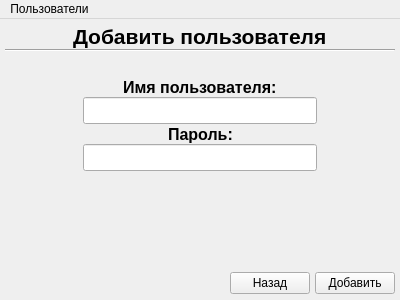
<?xml version="1.0" encoding="UTF-8"?>
<ui version="4.0">
 <class>auth</class>
 <widget class="QMainWindow" name="auth">
  <property name="geometry">
   <rect>
    <x>0</x>
    <y>0</y>
    <width>400</width>
    <height>300</height>
   </rect>
  </property>
  <property name="minimumSize">
   <size>
    <width>400</width>
    <height>300</height>
   </size>
  </property>
  <property name="maximumSize">
   <size>
    <width>400</width>
    <height>300</height>
   </size>
  </property>
  <property name="windowTitle">
   <string>Окно авторизации</string>
  </property>
  <widget class="QWidget" name="centralwidget">
   <widget class="QStackedWidget" name="stackedWidget">
    <property name="geometry">
     <rect>
      <x>0</x>
      <y>0</y>
      <width>400</width>
      <height>280</height>
     </rect>
    </property>
    <property name="minimumSize">
     <size>
      <width>400</width>
      <height>280</height>
     </size>
    </property>
    <property name="maximumSize">
     <size>
      <width>400</width>
      <height>280</height>
     </size>
    </property>
    <property name="currentIndex">
     <number>1</number>
    </property>
    <widget class="QWidget" name="login">
     <layout class="QVBoxLayout" name="verticalLayout_2">
      <property name="spacing">
       <number>0</number>
      </property>
      <property name="leftMargin">
       <number>5</number>
      </property>
      <property name="topMargin">
       <number>5</number>
      </property>
      <property name="rightMargin">
       <number>5</number>
      </property>
      <property name="bottomMargin">
       <number>5</number>
      </property>
      <item>
       <layout class="QHBoxLayout" name="horizontalLayout_5">
        <item>
         <spacer name="horizontalSpacer_8">
          <property name="orientation">
           <enum>Qt::Horizontal</enum>
          </property>
          <property name="sizeHint" stdset="0">
           <size>
            <width>108</width>
            <height>20</height>
           </size>
          </property>
         </spacer>
        </item>
        <item>
         <widget class="QLabel" name="label_main">
          <property name="sizePolicy">
           <sizepolicy hsizetype="Fixed" vsizetype="Fixed">
            <horstretch>0</horstretch>
            <verstretch>0</verstretch>
           </sizepolicy>
          </property>
          <property name="font">
           <font>
            <pointsize>16</pointsize>
            <bold>true</bold>
           </font>
          </property>
          <property name="text">
           <string>Авторизация</string>
          </property>
         </widget>
        </item>
        <item>
         <spacer name="horizontalSpacer_9">
          <property name="orientation">
           <enum>Qt::Horizontal</enum>
          </property>
          <property name="sizeHint" stdset="0">
           <size>
            <width>138</width>
            <height>20</height>
           </size>
          </property>
         </spacer>
        </item>
       </layout>
      </item>
      <item>
       <widget class="Line" name="line">
        <property name="orientation">
         <enum>Qt::Horizontal</enum>
        </property>
       </widget>
      </item>
      <item>
       <spacer name="verticalSpacer">
        <property name="orientation">
         <enum>Qt::Vertical</enum>
        </property>
        <property name="sizeType">
         <enum>QSizePolicy::Fixed</enum>
        </property>
        <property name="sizeHint" stdset="0">
         <size>
          <width>20</width>
          <height>25</height>
         </size>
        </property>
       </spacer>
      </item>
      <item>
       <layout class="QHBoxLayout" name="horizontalLayout_3">
        <item>
         <spacer name="horizontalSpacer_6">
          <property name="orientation">
           <enum>Qt::Horizontal</enum>
          </property>
          <property name="sizeType">
           <enum>QSizePolicy::Fixed</enum>
          </property>
          <property name="sizeHint" stdset="0">
           <size>
            <width>55</width>
            <height>20</height>
           </size>
          </property>
         </spacer>
        </item>
        <item>
         <layout class="QVBoxLayout" name="verticalLayout">
          <item>
           <layout class="QHBoxLayout" name="horizontalLayout">
            <item>
             <spacer name="horizontalSpacer">
              <property name="orientation">
               <enum>Qt::Horizontal</enum>
              </property>
              <property name="sizeHint" stdset="0">
               <size>
                <width>17</width>
                <height>20</height>
               </size>
              </property>
             </spacer>
            </item>
            <item>
             <widget class="QLabel" name="label_2">
              <property name="sizePolicy">
               <sizepolicy hsizetype="Fixed" vsizetype="Fixed">
                <horstretch>0</horstretch>
                <verstretch>0</verstretch>
               </sizepolicy>
              </property>
              <property name="font">
               <font>
                <pointsize>12</pointsize>
                <bold>true</bold>
               </font>
              </property>
              <property name="text">
               <string>Пользователь:</string>
              </property>
             </widget>
            </item>
            <item>
             <spacer name="horizontalSpacer_2">
              <property name="orientation">
               <enum>Qt::Horizontal</enum>
              </property>
              <property name="sizeHint" stdset="0">
               <size>
                <width>18</width>
                <height>20</height>
               </size>
              </property>
             </spacer>
            </item>
           </layout>
          </item>
          <item>
           <widget class="QComboBox" name="comboBox_user">
            <property name="font">
             <font>
              <pointsize>12</pointsize>
             </font>
            </property>
           </widget>
          </item>
          <item>
           <layout class="QHBoxLayout" name="horizontalLayout_2">
            <item>
             <spacer name="horizontalSpacer_3">
              <property name="orientation">
               <enum>Qt::Horizontal</enum>
              </property>
              <property name="sizeHint" stdset="0">
               <size>
                <width>28</width>
                <height>20</height>
               </size>
              </property>
             </spacer>
            </item>
            <item>
             <widget class="QLabel" name="label_3">
              <property name="sizePolicy">
               <sizepolicy hsizetype="Fixed" vsizetype="Fixed">
                <horstretch>0</horstretch>
                <verstretch>0</verstretch>
               </sizepolicy>
              </property>
              <property name="font">
               <font>
                <pointsize>12</pointsize>
                <bold>true</bold>
               </font>
              </property>
              <property name="text">
               <string>Пароль:</string>
              </property>
             </widget>
            </item>
            <item>
             <spacer name="horizontalSpacer_4">
              <property name="orientation">
               <enum>Qt::Horizontal</enum>
              </property>
              <property name="sizeHint" stdset="0">
               <size>
                <width>40</width>
                <height>20</height>
               </size>
              </property>
             </spacer>
            </item>
           </layout>
          </item>
          <item>
           <widget class="QLineEdit" name="lineEdit_password">
            <property name="font">
             <font>
              <pointsize>12</pointsize>
             </font>
            </property>
           </widget>
          </item>
         </layout>
        </item>
        <item>
         <spacer name="horizontalSpacer_7">
          <property name="orientation">
           <enum>Qt::Horizontal</enum>
          </property>
          <property name="sizeType">
           <enum>QSizePolicy::Fixed</enum>
          </property>
          <property name="sizeHint" stdset="0">
           <size>
            <width>55</width>
            <height>20</height>
           </size>
          </property>
         </spacer>
        </item>
       </layout>
      </item>
      <item>
       <widget class="QPushButton" name="pushButton_2">
        <property name="text">
         <string>ADMIN</string>
        </property>
       </widget>
      </item>
      <item>
       <spacer name="verticalSpacer_2">
        <property name="orientation">
         <enum>Qt::Vertical</enum>
        </property>
        <property name="sizeHint" stdset="0">
         <size>
          <width>20</width>
          <height>51</height>
         </size>
        </property>
       </spacer>
      </item>
      <item>
       <layout class="QHBoxLayout" name="horizontalLayout_4">
        <item>
         <spacer name="horizontalSpacer_5">
          <property name="orientation">
           <enum>Qt::Horizontal</enum>
          </property>
          <property name="sizeHint" stdset="0">
           <size>
            <width>258</width>
            <height>20</height>
           </size>
          </property>
         </spacer>
        </item>
        <item>
         <widget class="QPushButton" name="pushButton_auth">
          <property name="sizePolicy">
           <sizepolicy hsizetype="Fixed" vsizetype="Fixed">
            <horstretch>0</horstretch>
            <verstretch>0</verstretch>
           </sizepolicy>
          </property>
          <property name="font">
           <font>
            <bold>false</bold>
           </font>
          </property>
          <property name="text">
           <string>Авторизоваться</string>
          </property>
         </widget>
        </item>
       </layout>
      </item>
     </layout>
    </widget>
    <widget class="QWidget" name="add">
     <layout class="QVBoxLayout" name="verticalLayout_6">
      <property name="spacing">
       <number>0</number>
      </property>
      <property name="leftMargin">
       <number>5</number>
      </property>
      <property name="topMargin">
       <number>5</number>
      </property>
      <property name="rightMargin">
       <number>5</number>
      </property>
      <property name="bottomMargin">
       <number>5</number>
      </property>
      <item>
       <layout class="QHBoxLayout" name="horizontalLayout_14">
        <item>
         <spacer name="horizontalSpacer_25">
          <property name="orientation">
           <enum>Qt::Horizontal</enum>
          </property>
          <property name="sizeHint" stdset="0">
           <size>
            <width>58</width>
            <height>20</height>
           </size>
          </property>
         </spacer>
        </item>
        <item>
         <widget class="QLabel" name="label">
          <property name="font">
           <font>
            <pointsize>16</pointsize>
            <bold>true</bold>
           </font>
          </property>
          <property name="text">
           <string>Добавить пользователя</string>
          </property>
         </widget>
        </item>
        <item>
         <spacer name="horizontalSpacer_26">
          <property name="orientation">
           <enum>Qt::Horizontal</enum>
          </property>
          <property name="sizeHint" stdset="0">
           <size>
            <width>40</width>
            <height>20</height>
           </size>
          </property>
         </spacer>
        </item>
       </layout>
      </item>
      <item>
       <widget class="Line" name="line_3">
        <property name="orientation">
         <enum>Qt::Horizontal</enum>
        </property>
       </widget>
      </item>
      <item>
       <spacer name="verticalSpacer_6">
        <property name="orientation">
         <enum>Qt::Vertical</enum>
        </property>
        <property name="sizeType">
         <enum>QSizePolicy::Fixed</enum>
        </property>
        <property name="sizeHint" stdset="0">
         <size>
          <width>20</width>
          <height>25</height>
         </size>
        </property>
       </spacer>
      </item>
      <item>
       <layout class="QHBoxLayout" name="horizontalLayout_15">
        <item>
         <spacer name="horizontalSpacer_27">
          <property name="orientation">
           <enum>Qt::Horizontal</enum>
          </property>
          <property name="sizeHint" stdset="0">
           <size>
            <width>40</width>
            <height>20</height>
           </size>
          </property>
         </spacer>
        </item>
        <item>
         <layout class="QVBoxLayout" name="verticalLayout_5">
          <item>
           <layout class="QHBoxLayout" name="horizontalLayout_13">
            <item>
             <spacer name="horizontalSpacer_23">
              <property name="orientation">
               <enum>Qt::Horizontal</enum>
              </property>
              <property name="sizeHint" stdset="0">
               <size>
                <width>40</width>
                <height>20</height>
               </size>
              </property>
             </spacer>
            </item>
            <item>
             <widget class="QLabel" name="label_6">
              <property name="font">
               <font>
                <pointsize>12</pointsize>
                <bold>true</bold>
               </font>
              </property>
              <property name="text">
               <string>Имя пользователя:</string>
              </property>
             </widget>
            </item>
            <item>
             <spacer name="horizontalSpacer_24">
              <property name="orientation">
               <enum>Qt::Horizontal</enum>
              </property>
              <property name="sizeHint" stdset="0">
               <size>
                <width>40</width>
                <height>20</height>
               </size>
              </property>
             </spacer>
            </item>
           </layout>
          </item>
          <item>
           <widget class="QLineEdit" name="lineEdit">
            <property name="font">
             <font>
              <pointsize>12</pointsize>
             </font>
            </property>
           </widget>
          </item>
          <item>
           <layout class="QHBoxLayout" name="horizontalLayout_12">
            <item>
             <spacer name="horizontalSpacer_21">
              <property name="orientation">
               <enum>Qt::Horizontal</enum>
              </property>
              <property name="sizeHint" stdset="0">
               <size>
                <width>40</width>
                <height>20</height>
               </size>
              </property>
             </spacer>
            </item>
            <item>
             <widget class="QLabel" name="label_7">
              <property name="font">
               <font>
                <pointsize>12</pointsize>
                <bold>true</bold>
               </font>
              </property>
              <property name="text">
               <string>Пароль:</string>
              </property>
             </widget>
            </item>
            <item>
             <spacer name="horizontalSpacer_22">
              <property name="orientation">
               <enum>Qt::Horizontal</enum>
              </property>
              <property name="sizeHint" stdset="0">
               <size>
                <width>40</width>
                <height>20</height>
               </size>
              </property>
             </spacer>
            </item>
           </layout>
          </item>
          <item>
           <widget class="QLineEdit" name="lineEdit_2">
            <property name="font">
             <font>
              <pointsize>12</pointsize>
             </font>
            </property>
           </widget>
          </item>
         </layout>
        </item>
        <item>
         <spacer name="horizontalSpacer_28">
          <property name="orientation">
           <enum>Qt::Horizontal</enum>
          </property>
          <property name="sizeHint" stdset="0">
           <size>
            <width>40</width>
            <height>20</height>
           </size>
          </property>
         </spacer>
        </item>
       </layout>
      </item>
      <item>
       <spacer name="verticalSpacer_5">
        <property name="orientation">
         <enum>Qt::Vertical</enum>
        </property>
        <property name="sizeHint" stdset="0">
         <size>
          <width>20</width>
          <height>52</height>
         </size>
        </property>
       </spacer>
      </item>
      <item>
       <layout class="QHBoxLayout" name="horizontalLayout_11">
        <item>
         <spacer name="horizontalSpacer_20">
          <property name="orientation">
           <enum>Qt::Horizontal</enum>
          </property>
          <property name="sizeHint" stdset="0">
           <size>
            <width>40</width>
            <height>20</height>
           </size>
          </property>
         </spacer>
        </item>
        <item>
         <widget class="QPushButton" name="pushButton_back">
          <property name="sizePolicy">
           <sizepolicy hsizetype="Fixed" vsizetype="Fixed">
            <horstretch>0</horstretch>
            <verstretch>0</verstretch>
           </sizepolicy>
          </property>
          <property name="text">
           <string>Назад</string>
          </property>
         </widget>
        </item>
        <item>
         <spacer name="horizontalSpacer_19">
          <property name="orientation">
           <enum>Qt::Horizontal</enum>
          </property>
          <property name="sizeType">
           <enum>QSizePolicy::Fixed</enum>
          </property>
          <property name="sizeHint" stdset="0">
           <size>
            <width>5</width>
            <height>20</height>
           </size>
          </property>
         </spacer>
        </item>
        <item>
         <widget class="QPushButton" name="pushButton_addNewUserInAuth">
          <property name="sizePolicy">
           <sizepolicy hsizetype="Fixed" vsizetype="Fixed">
            <horstretch>0</horstretch>
            <verstretch>0</verstretch>
           </sizepolicy>
          </property>
          <property name="text">
           <string>Добавить</string>
          </property>
         </widget>
        </item>
       </layout>
      </item>
     </layout>
    </widget>
   </widget>
  </widget>
  <widget class="QMenuBar" name="menubar">
   <property name="geometry">
    <rect>
     <x>0</x>
     <y>0</y>
     <width>400</width>
     <height>21</height>
    </rect>
   </property>
   <widget class="QMenu" name="menu">
    <property name="title">
     <string>Пользователи</string>
    </property>
    <addaction name="action_StackedWidgetNewUserOpen"/>
   </widget>
   <addaction name="menu"/>
  </widget>
  <action name="action_StackedWidgetNewUserOpen">
   <property name="text">
    <string>Добавить пользователя</string>
   </property>
  </action>
 </widget>
 <resources/>
 <connections/>
</ui>
